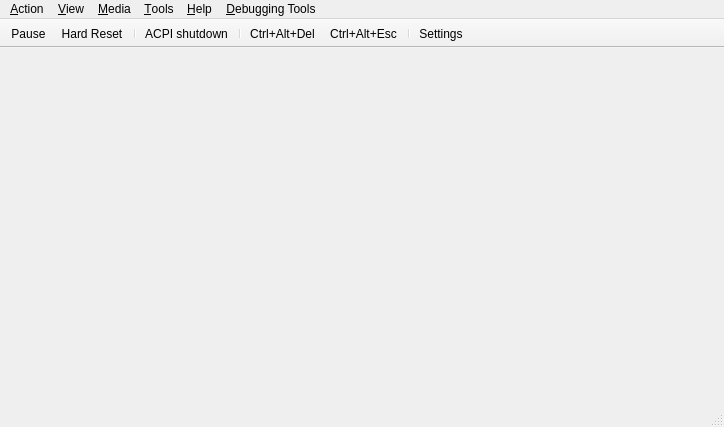
<?xml version="1.0" encoding="UTF-8"?>
<ui version="4.0">
 <class>MainWindow</class>
 <widget class="QMainWindow" name="MainWindow">
  <property name="geometry">
   <rect>
    <x>0</x>
    <y>0</y>
    <width>724</width>
    <height>427</height>
   </rect>
  </property>
  <property name="windowTitle">
   <string>86Box</string>
  </property>
  <widget class="QWidget" name="centralwidget">
   <property name="sizePolicy">
    <sizepolicy hsizetype="Expanding" vsizetype="Expanding">
     <horstretch>0</horstretch>
     <verstretch>0</verstretch>
    </sizepolicy>
   </property>
   <layout class="QVBoxLayout" name="verticalLayout">
    <property name="spacing">
     <number>0</number>
    </property>
    <property name="leftMargin">
     <number>0</number>
    </property>
    <property name="topMargin">
     <number>0</number>
    </property>
    <property name="rightMargin">
     <number>0</number>
    </property>
    <property name="bottomMargin">
     <number>0</number>
    </property>
    <item>
     <widget class="RendererStack" name="stackedWidget">
      <property name="sizePolicy">
       <sizepolicy hsizetype="Expanding" vsizetype="Expanding">
        <horstretch>0</horstretch>
        <verstretch>0</verstretch>
       </sizepolicy>
      </property>
     </widget>
    </item>
   </layout>
  </widget>
  <widget class="QMenuBar" name="menubar">
   <property name="geometry">
    <rect>
     <x>0</x>
     <y>0</y>
     <width>724</width>
     <height>21</height>
    </rect>
   </property>
   <widget class="QMenu" name="menuAction">
    <property name="title">
     <string>&amp;Action</string>
    </property>
    <widget class="QMenu" name="menuTablet_tool">
     <property name="title">
      <string>&amp;Tablet tool</string>
     </property>
     <addaction name="actionPen"/>
     <addaction name="actionCursor_Puck"/>
    </widget>
    <addaction name="menuTablet_tool"/>
    <addaction name="separator"/>
    <addaction name="actionKeyboard_requires_capture"/>
    <addaction name="actionRight_CTRL_is_left_ALT"/>
    <addaction name="separator"/>
    <addaction name="actionUpdate_mouse_every_CPU_frame"/>
    <addaction name="separator"/>
    <addaction name="actionAuto_pause"/>
    <addaction name="actionPause"/>
    <addaction name="separator"/>
    <addaction name="actionHard_Reset"/>
    <addaction name="actionCtrl_Alt_Del"/>
    <addaction name="separator"/>
    <addaction name="actionCtrl_Alt_Esc"/>
    <addaction name="separator"/>
    <addaction name="actionExit"/>
   </widget>
   <widget class="QMenu" name="menuTools">
    <property name="title">
     <string>&amp;Tools</string>
    </property>
    <widget class="QMenu" name="menuSound">
     <property name="title">
      <string>S&amp;ound</string>
     </property>
     <addaction name="actionMute_Unmute"/>
     <addaction name="separator"/>
     <addaction name="actionSound_gain"/>
    </widget>
    <addaction name="actionSettings"/>
    <addaction name="actionUpdate_status_bar_icons"/>
    <addaction name="separator"/>
    <addaction name="actionEnable_Discord_integration"/>
    <addaction name="separator"/>
    <addaction name="actionTake_screenshot"/>
    <addaction name="menuSound"/>
    <addaction name="separator"/>
    <addaction name="actionPreferences"/>
    <addaction name="separator"/>
    <addaction name="actionBegin_trace"/>
    <addaction name="actionEnd_trace"/>
    <addaction name="separator"/>
    <addaction name="actionMCA_devices"/>
    <addaction name="separator"/>
    <addaction name="actionOpen_printer_tray"/>
    <addaction name="actionOpen_screenshots_folder"/>
   </widget>
   <widget class="QMenu" name="menuView">
    <property name="title">
     <string>&amp;View</string>
    </property>
    <widget class="QMenu" name="menuRenderer">
     <property name="title">
      <string>Re&amp;nderer</string>
     </property>
     <addaction name="actionSoftware_Renderer"/>
     <addaction name="actionOpenGL_3_0_Core"/>
     <addaction name="actionVulkan"/>
     <addaction name="actionVNC"/>
    </widget>
    <widget class="QMenu" name="menuWindow_scale_factor">
     <property name="title">
      <string>&amp;Window scale factor</string>
     </property>
     <addaction name="action0_5x"/>
     <addaction name="action1x"/>
     <addaction name="action1_5x"/>
     <addaction name="action2x"/>
     <addaction name="action3x"/>
     <addaction name="action4x"/>
     <addaction name="action5x"/>
     <addaction name="action6x"/>
     <addaction name="action7x"/>
     <addaction name="action8x"/>
    </widget>
    <widget class="QMenu" name="menuFilter_method">
     <property name="title">
      <string>Fi&amp;lter method</string>
     </property>
     <addaction name="actionNearest"/>
     <addaction name="actionLinear"/>
    </widget>
    <widget class="QMenu" name="menuFullscreen_stretch_mode">
     <property name="title">
      <string>Fullscreen &amp;stretch mode</string>
     </property>
     <addaction name="actionFullScreen_stretch"/>
     <addaction name="actionFullScreen_43"/>
     <addaction name="actionFullScreen_keepRatio"/>
     <addaction name="actionFullScreen_int"/>
     <addaction name="actionFullScreen_int43"/>
    </widget>
    <widget class="QMenu" name="menuEGA_S_VGA_settings">
     <property name="title">
      <string>EGA/(S)&amp;VGA settings</string>
     </property>
     <widget class="QMenu" name="menuVGA_screen_type">
      <property name="title">
       <string>VGA screen &amp;type</string>
      </property>
      <addaction name="actionRGB_Color"/>
      <addaction name="actionRGB_Grayscale"/>
      <addaction name="actionAmber_monitor"/>
      <addaction name="actionGreen_monitor"/>
      <addaction name="actionWhite_monitor"/>
     </widget>
     <widget class="QMenu" name="menuGrayscale_conversion_type">
      <property name="title">
       <string>Grayscale &amp;conversion type</string>
      </property>
      <addaction name="actionBT601_NTSC_PAL"/>
      <addaction name="actionBT709_HDTV"/>
      <addaction name="actionAverage"/>
     </widget>
     <addaction name="actionInverted_VGA_monitor"/>
     <addaction name="menuVGA_screen_type"/>
     <addaction name="menuGrayscale_conversion_type"/>
    </widget>
    <widget class="QMenu" name="menuOpenGL_input_stretch_mode">
     <property name="title">
      <string>OpenGL input stretch mode</string>
     </property>
     <addaction name="action_Full_screen_stretch_gl"/>
     <addaction name="action_4_3_gl"/>
     <addaction name="action_Square_pixels_keep_ratio_gl"/>
     <addaction name="action_Integer_scale_gl"/>
     <addaction name="action4_3_Integer_scale_gl"/>
    </widget>
    <widget class="QMenu" name="menuOpenGL_input_scale">
     <property name="title">
      <string>OpenGL input scale</string>
     </property>
     <addaction name="action_0_5x_2"/>
     <addaction name="action_1x_2"/>
     <addaction name="action1_5x_2"/>
     <addaction name="action_2x_2"/>
     <addaction name="action_3x_2"/>
     <addaction name="action_4x_2"/>
     <addaction name="action_5x_2"/>
     <addaction name="action_6x_2"/>
     <addaction name="action_7x_2"/>
     <addaction name="action_8x_2"/>
    </widget>
    <addaction name="actionHide_tool_bar"/>
    <addaction name="actionHide_status_bar"/>
    <addaction name="separator"/>
    <addaction name="actionShow_non_primary_monitors"/>
    <addaction name="actionResizable_window"/>
    <addaction name="actionRemember_size_and_position"/>
    <addaction name="separator"/>
    <addaction name="menuRenderer"/>
    <addaction name="actionRenderer_options"/>
    <addaction name="menuOpenGL_input_stretch_mode"/>
    <addaction name="menuOpenGL_input_scale"/>
    <addaction name="separator"/>
    <addaction name="actionSpecify_dimensions"/>
    <addaction name="actionForce_4_3_display_ratio"/>
    <addaction name="menuWindow_scale_factor"/>
    <addaction name="menuFilter_method"/>
    <addaction name="actionHiDPI_scaling"/>
    <addaction name="separator"/>
    <addaction name="actionFullscreen"/>
    <addaction name="menuFullscreen_stretch_mode"/>
    <addaction name="actionApply_fullscreen_stretch_mode_when_maximized"/>
    <addaction name="actionCGA_composite_settings"/>
    <addaction name="menuEGA_S_VGA_settings"/>
    <addaction name="separator"/>
    <addaction name="actionCGA_PCjr_Tandy_EGA_S_VGA_overscan"/>
    <addaction name="actionChange_contrast_for_monochrome_display"/>
   </widget>
   <widget class="QMenu" name="menuMedia">
    <property name="title">
     <string>&amp;Media</string>
    </property>
   </widget>
   <widget class="QMenu" name="menuAbout">
    <property name="title">
     <string>&amp;Help</string>
    </property>
    <addaction name="actionDocumentation"/>
    <addaction name="actionAbout_86Box"/>
    <addaction name="actionAbout_Qt"/>
   </widget>
   <widget class="QMenu" name="menuDebug">
    <property name="title">
      <string>&amp;Debugging Tools</string>
    </property>
    <addaction name="actionDebug_GPUDebug_VRAM"/>
    <addaction name="actionDebug_GPUDebug_VisualNv"/>
   </widget>
   <addaction name="menuAction"/>
   <addaction name="menuView"/>
   <addaction name="menuMedia"/>
   <addaction name="menuTools"/>
   <addaction name="menuAbout"/>
   <addaction name="menuDebug"/>
  </widget>
  <widget class="QStatusBar" name="statusbar"/>
  <widget class="QToolBar" name="toolBar">
   <property name="contextMenuPolicy">
    <enum>Qt::ContextMenuPolicy::PreventContextMenu</enum>
   </property>
   <property name="windowTitle">
    <string notr="true">toolBar</string>
   </property>
   <property name="autoFillBackground">
    <bool>true</bool>
   </property>
   <property name="movable">
    <bool>false</bool>
   </property>
   <property name="allowedAreas">
    <set>Qt::ToolBarArea::TopToolBarArea</set>
   </property>
   <property name="iconSize">
    <size>
     <width>16</width>
     <height>16</height>
    </size>
   </property>
   <property name="toolButtonStyle">
    <enum>Qt::ToolButtonStyle::ToolButtonIconOnly</enum>
   </property>
   <property name="floatable">
    <bool>false</bool>
   </property>
   <attribute name="toolBarArea">
    <enum>TopToolBarArea</enum>
   </attribute>
   <attribute name="toolBarBreak">
    <bool>false</bool>
   </attribute>
   <addaction name="actionPause"/>
   <addaction name="actionHard_Reset"/>
   <addaction name="separator"/>
   <addaction name="actionACPI_Shutdown"/>
   <addaction name="separator"/>
   <addaction name="actionCtrl_Alt_Del"/>
   <addaction name="actionCtrl_Alt_Esc"/>
   <addaction name="separator"/>
   <addaction name="actionSettings"/>
  </widget>
  <action name="actionUpdate_mouse_every_CPU_frame">
   <property name="checkable">
    <bool>true</bool>
   </property>
   <property name="text">
    <string>&amp;Update mouse every CPU frame</string>
   </property>
  </action>
  <action name="actionAuto_pause">
   <property name="checkable">
    <bool>true</bool>
   </property>
   <property name="text">
    <string>&amp;Auto-pause on focus loss</string>
   </property>
  </action>
  <action name="actionKeyboard_requires_capture">
   <property name="checkable">
    <bool>true</bool>
   </property>
   <property name="text">
    <string>&amp;Keyboard requires capture</string>
   </property>
  </action>
  <action name="actionRight_CTRL_is_left_ALT">
   <property name="checkable">
    <bool>true</bool>
   </property>
   <property name="text">
    <string>&amp;Right CTRL is left ALT</string>
   </property>
  </action>
  <action name="actionHard_Reset">
   <property name="icon">
    <iconset resource="../qt_resources.qrc">
     <normaloff>:/menuicons/qt/icons/hard_reset.ico</normaloff>:/menuicons/qt/icons/hard_reset.ico</iconset>
   </property>
   <property name="text">
    <string>&amp;Hard Reset...</string>
   </property>
   <property name="iconVisibleInMenu">
    <bool>false</bool>
   </property>
  </action>
  <action name="actionCtrl_Alt_Del">
   <property name="icon">
    <iconset resource="../qt_resources.qrc">
     <normaloff>:/menuicons/qt/icons/send_cad.ico</normaloff>:/menuicons/qt/icons/send_cad.ico</iconset>
   </property>
   <property name="text">
    <string>&amp;Ctrl+Alt+Del</string>
   </property>
   <property name="toolTip">
    <string>Ctrl+Alt+Del</string>
   </property>
   <property name="shortcut">
    <string>Ctrl+F12</string>
   </property>
   <property name="iconVisibleInMenu">
    <bool>false</bool>
   </property>
   <property name="shortcutVisibleInContextMenu">
    <bool>false</bool>
   </property>
  </action>
  <action name="actionCtrl_Alt_Esc">
   <property name="icon">
    <iconset resource="../qt_resources.qrc">
     <normaloff>:/menuicons/qt/icons/send_cae.ico</normaloff>:/menuicons/qt/icons/send_cae.ico</iconset>
   </property>
   <property name="text">
    <string>Ctrl+Alt+&amp;Esc</string>
   </property>
   <property name="iconVisibleInMenu">
    <bool>false</bool>
   </property>
  </action>
  <action name="actionPause">
   <property name="icon">
    <iconset resource="../qt_resources.qrc">
     <normaloff>:/menuicons/qt/icons/pause.ico</normaloff>:/menuicons/qt/icons/pause.ico</iconset>
   </property>
   <property name="text">
    <string>&amp;Pause</string>
   </property>
   <property name="iconVisibleInMenu">
    <bool>false</bool>
   </property>
  </action>
  <action name="actionExit">
   <property name="text">
    <string>E&amp;xit</string>
   </property>
   <property name="menuRole">
    <enum>QAction::MenuRole::QuitRole</enum>
   </property>
  </action>
  <action name="actionSettings">
   <property name="icon">
    <iconset resource="../qt_resources.qrc">
     <normaloff>:/menuicons/qt/icons/settings.ico</normaloff>:/menuicons/qt/icons/settings.ico</iconset>
   </property>
   <property name="text">
    <string>&amp;Settings...</string>
   </property>
   <property name="menuRole">
    <enum>QAction::MenuRole::NoRole</enum>
   </property>
   <property name="iconVisibleInMenu">
    <bool>false</bool>
   </property>
  </action>
  <action name="actionFullscreen">
   <property name="text">
    <string>&amp;Fullscreen</string>
   </property>
   <property name="shortcut">
    <string>Ctrl+Alt+PgUp</string>
   </property>
  </action>
  <action name="actionSoftware_Renderer">
   <property name="checkable">
    <bool>true</bool>
   </property>
   <property name="text">
    <string>&amp;Qt (Software)</string>
   </property>
   <property name="vid_api" stdset="0">
    <number>0</number>
   </property>
  </action>
  <action name="actionHide_status_bar">
   <property name="checkable">
    <bool>true</bool>
   </property>
   <property name="text">
    <string>&amp;Hide status bar</string>
   </property>
  </action>
  <action name="actionResizable_window">
   <property name="checkable">
    <bool>true</bool>
   </property>
   <property name="text">
    <string>&amp;Resizeable window</string>
   </property>
  </action>
  <action name="actionRemember_size_and_position">
   <property name="checkable">
    <bool>true</bool>
   </property>
   <property name="text">
    <string>R&amp;emember size &amp;&amp; position</string>
   </property>
  </action>
  <action name="actionSpecify_dimensions">
   <property name="text">
    <string>Specify &amp;dimensions...</string>
   </property>
  </action>
  <action name="actionForce_4_3_display_ratio">
   <property name="checkable">
    <bool>true</bool>
   </property>
   <property name="text">
    <string>Force &amp;4:3 display ratio</string>
   </property>
  </action>
  <action name="actionHiDPI_scaling">
   <property name="checkable">
    <bool>true</bool>
   </property>
   <property name="text">
    <string>Hi&amp;DPI scaling</string>
   </property>
  </action>
  <action name="actionCGA_PCjr_Tandy_EGA_S_VGA_overscan">
   <property name="checkable">
    <bool>true</bool>
   </property>
   <property name="text">
    <string>CGA/PCjr/Tandy/E&amp;GA/(S)VGA overscan</string>
   </property>
  </action>
  <action name="actionChange_contrast_for_monochrome_display">
   <property name="checkable">
    <bool>true</bool>
   </property>
   <property name="text">
    <string>Change contrast for &amp;monochrome display</string>
   </property>
  </action>
  <action name="action0_5x">
   <property name="checkable">
    <bool>true</bool>
   </property>
   <property name="text">
    <string>&amp;0.5x</string>
   </property>
  </action>
  <action name="action1x">
   <property name="checkable">
    <bool>true</bool>
   </property>
   <property name="text">
    <string>&amp;1x</string>
   </property>
  </action>
  <action name="action1_5x">
   <property name="checkable">
    <bool>true</bool>
   </property>
   <property name="text">
    <string>1.&amp;5x</string>
   </property>
  </action>
  <action name="action2x">
   <property name="checkable">
    <bool>true</bool>
   </property>
   <property name="text">
    <string>&amp;2x</string>
   </property>
  </action>
  <action name="action3x">
   <property name="checkable">
    <bool>true</bool>
   </property>
   <property name="text">
    <string>&amp;3x</string>
   </property>
  </action>
  <action name="action4x">
   <property name="checkable">
    <bool>true</bool>
   </property>
   <property name="text">
    <string>&amp;4x</string>
   </property>
  </action>
  <action name="action5x">
   <property name="checkable">
    <bool>true</bool>
   </property>
   <property name="text">
    <string>&amp;5x</string>
   </property>
  </action>
  <action name="action6x">
   <property name="checkable">
    <bool>true</bool>
   </property>
   <property name="text">
    <string>&amp;6x</string>
   </property>
  </action>
  <action name="action7x">
   <property name="checkable">
    <bool>true</bool>
   </property>
   <property name="text">
    <string>&amp;7x</string>
   </property>
  </action>
  <action name="action8x">
   <property name="checkable">
    <bool>true</bool>
   </property>
   <property name="text">
    <string>&amp;8x</string>
   </property>
  </action>
  <action name="actionNearest">
   <property name="checkable">
    <bool>true</bool>
   </property>
   <property name="text">
    <string>&amp;Nearest</string>
   </property>
  </action>
  <action name="actionLinear">
   <property name="checkable">
    <bool>true</bool>
   </property>
   <property name="text">
    <string>&amp;Linear</string>
   </property>
  </action>
  <action name="actionFullScreen_stretch">
   <property name="checkable">
    <bool>true</bool>
   </property>
   <property name="text">
    <string>&amp;Full screen stretch</string>
   </property>
  </action>
  <action name="actionFullScreen_43">
   <property name="checkable">
    <bool>true</bool>
   </property>
   <property name="text">
    <string>&amp;4:3</string>
   </property>
  </action>
  <action name="actionFullScreen_keepRatio">
   <property name="checkable">
    <bool>true</bool>
   </property>
   <property name="text">
    <string>&amp;Square pixels (Keep ratio)</string>
   </property>
  </action>
  <action name="actionFullScreen_int">
   <property name="checkable">
    <bool>true</bool>
   </property>
   <property name="text">
    <string>&amp;Integer scale</string>
   </property>
  </action>
  <action name="actionFullScreen_int43">
   <property name="checkable">
    <bool>true</bool>
   </property>
   <property name="text">
    <string>4:&amp;3 Integer scale</string>
   </property>
  </action>
  <action name="actionInverted_VGA_monitor">
   <property name="checkable">
    <bool>true</bool>
   </property>
   <property name="text">
    <string>&amp;Inverted VGA monitor</string>
   </property>
  </action>
  <action name="actionRGB_Color">
   <property name="checkable">
    <bool>true</bool>
   </property>
   <property name="text">
    <string>RGB &amp;Color</string>
   </property>
  </action>
  <action name="actionRGB_Grayscale">
   <property name="checkable">
    <bool>true</bool>
   </property>
   <property name="text">
    <string>&amp;RGB Grayscale</string>
   </property>
  </action>
  <action name="actionAmber_monitor">
   <property name="checkable">
    <bool>true</bool>
   </property>
   <property name="text">
    <string>&amp;Amber monitor</string>
   </property>
  </action>
  <action name="actionGreen_monitor">
   <property name="checkable">
    <bool>true</bool>
   </property>
   <property name="text">
    <string>&amp;Green monitor</string>
   </property>
  </action>
  <action name="actionWhite_monitor">
   <property name="checkable">
    <bool>true</bool>
   </property>
   <property name="text">
    <string>&amp;White monitor</string>
   </property>
  </action>
  <action name="actionBT601_NTSC_PAL">
   <property name="checkable">
    <bool>true</bool>
   </property>
   <property name="text">
    <string>BT&amp;601 (NTSC/PAL)</string>
   </property>
  </action>
  <action name="actionBT709_HDTV">
   <property name="checkable">
    <bool>true</bool>
   </property>
   <property name="text">
    <string>BT&amp;709 (HDTV)</string>
   </property>
  </action>
  <action name="actionAverage">
   <property name="checkable">
    <bool>true</bool>
   </property>
   <property name="text">
    <string>&amp;Average</string>
   </property>
  </action>
  <action name="actionAbout_Qt">
   <property name="text">
    <string>About &amp;Qt</string>
   </property>
   <property name="visible">
    <bool>false</bool>
   </property>
   <property name="menuRole">
    <enum>QAction::MenuRole::AboutQtRole</enum>
   </property>
  </action>
  <action name="actionAbout_86Box">
   <property name="text">
    <string>&amp;About 86Box...</string>
   </property>
   <property name="menuRole">
    <enum>QAction::MenuRole::AboutRole</enum>
   </property>
  </action>
  <action name="actionDocumentation">
   <property name="text">
    <string>&amp;Documentation...</string>
   </property>
  </action>
  <action name="actionUpdate_status_bar_icons">
   <property name="checkable">
    <bool>true</bool>
   </property>
   <property name="text">
    <string>&amp;Update status bar icons</string>
   </property>
  </action>
  <action name="actionTake_screenshot">
   <property name="text">
    <string>Take s&amp;creenshot</string>
   </property>
   <property name="shortcut">
    <string>Ctrl+F11</string>
   </property>
   <property name="shortcutVisibleInContextMenu">
    <bool>false</bool>
   </property>
  </action>
  <action name="actionMute_Unmute">
   <property name="text">
    <string>&amp;Mute</string>
   </property>
  </action>
  <action name="actionSound_gain">
   <property name="text">
    <string>Sound &amp;gain...</string>
   </property>
  </action>
  <action name="actionOpenGL_3_0_Core">
   <property name="checkable">
    <bool>true</bool>
   </property>
   <property name="text">
    <string>Open&amp;GL (3.0 Core)</string>
   </property>
   <property name="vid_api" stdset="0">
    <number>1</number>
   </property>
  </action>
  <action name="actionPreferences">
   <property name="text">
    <string>&amp;Preferences...</string>
   </property>
   <property name="menuRole">
    <enum>QAction::MenuRole::PreferencesRole</enum>
   </property>
  </action>
  <action name="actionEnable_Discord_integration">
   <property name="checkable">
    <bool>true</bool>
   </property>
   <property name="text">
    <string>Enable &amp;Discord integration</string>
   </property>
  </action>
  <action name="actionHide_tool_bar">
   <property name="checkable">
    <bool>true</bool>
   </property>
   <property name="text">
    <string>Hide &amp;toolbar</string>
   </property>
   <property name="toolTip">
    <string>Hide tool bar</string>
   </property>
  </action>
  <action name="actionACPI_Shutdown">
   <property name="enabled">
    <bool>true</bool>
   </property>
   <property name="icon">
    <iconset resource="../qt_resources.qrc">
     <normaloff>:/menuicons/qt/icons/acpi_shutdown.ico</normaloff>:/menuicons/qt/icons/acpi_shutdown.ico</iconset>
   </property>
   <property name="text">
    <string>ACP&amp;I shutdown</string>
   </property>
   <property name="toolTip">
    <string>ACPI shutdown</string>
   </property>
   <property name="visible">
    <bool>true</bool>
   </property>
  </action>
  <action name="actionBegin_trace">
   <property name="text">
    <string>Begin trace</string>
   </property>
   <property name="shortcut">
    <string>Ctrl+T</string>
   </property>
   <property name="visible">
    <bool>false</bool>
   </property>
   <property name="shortcutVisibleInContextMenu">
    <bool>false</bool>
   </property>
  </action>
  <action name="actionEnd_trace">
   <property name="text">
    <string>End trace</string>
   </property>
   <property name="shortcut">
    <string>Ctrl+T</string>
   </property>
   <property name="visible">
    <bool>false</bool>
   </property>
   <property name="shortcutVisibleInContextMenu">
    <bool>false</bool>
   </property>
  </action>
  <action name="actionRenderer_options">
   <property name="text">
    <string>Renderer &amp;options...</string>
   </property>
   <property name="menuRole">
    <enum>QAction::MenuRole::NoRole</enum>
   </property>
  </action>
  <action name="actionVulkan">
   <property name="checkable">
    <bool>true</bool>
   </property>
   <property name="text">
    <string>&amp;Vulkan</string>
   </property>
   <property name="vid_api" stdset="0">
    <number>2</number>
   </property>
  </action>
  <action name="actionMCA_devices">
   <property name="text">
    <string>&amp;MCA devices...</string>
   </property>
  </action>
  <action name="actionShow_non_primary_monitors">
   <property name="checkable">
    <bool>true</bool>
   </property>
   <property name="text">
    <string>Show non-&amp;primary monitors</string>
   </property>
  </action>
  <action name="actionVNC">
   <property name="checkable">
    <bool>true</bool>
   </property>
   <property name="text">
    <string>&amp;VNC</string>
   </property>
   <property name="vid_api" stdset="0">
    <number>3</number>
   </property>
  </action>
  <action name="actionOpen_printer_tray">
   <property name="text">
    <string>Open p&amp;rinter tray...</string>
   </property>
  </action>
  <action name="actionOpen_screenshots_folder">
   <property name="text">
    <string>Open screenshots &amp;folder...</string>
   </property>
  </action>
  <action name="actionApply_fullscreen_stretch_mode_when_maximized">
   <property name="checkable">
    <bool>true</bool>
   </property>
   <property name="text">
    <string>Appl&amp;y fullscreen stretch mode when maximized</string>
   </property>
  </action>
  <action name="actionCursor_Puck">
   <property name="checkable">
    <bool>true</bool>
   </property>
   <property name="text">
    <string>&amp;Cursor/Puck</string>
   </property>
  </action>
  <action name="actionPen">
   <property name="checkable">
    <bool>true</bool>
   </property>
   <property name="text">
    <string>&amp;Pen</string>
   </property>
  </action>
  <action name="actionDebug_GPUDebug_VRAM">
    <property name="text">
      <string>GPU Debug - VRAM Viewer</string>
    </property>
  </action>
  <action name="actionDebug_GPUDebug_VisualNv">
    <property name="text">
      <string>RIVA 128 Realtime Debugger</string>
    </property>
   </action>
  <action name="actionCGA_composite_settings">
   <property name="text">
    <string>&amp;CGA composite settings...</string>
   </property>
  </action>
  <action name="action_Full_screen_stretch_gl">
   <property name="checkable">
    <bool>true</bool>
   </property>
   <property name="text">
    <string>&amp;Full screen stretch</string>
   </property>
  </action>
  <action name="action_4_3_gl">
   <property name="checkable">
    <bool>true</bool>
   </property>
   <property name="text">
    <string>&amp;4:3</string>
   </property>
  </action>
  <action name="action_Square_pixels_keep_ratio_gl">
   <property name="checkable">
    <bool>true</bool>
   </property>
   <property name="text">
    <string>&amp;Square pixels (Keep ratio)</string>
   </property>
  </action>
  <action name="action_Integer_scale_gl">
   <property name="checkable">
    <bool>true</bool>
   </property>
   <property name="text">
    <string>&amp;Integer scale</string>
   </property>
  </action>
  <action name="action4_3_Integer_scale_gl">
   <property name="checkable">
    <bool>true</bool>
   </property>
   <property name="text">
    <string>4:&amp;3 Integer scale</string>
   </property>
  </action>
  <action name="action_1x">
   <property name="checkable">
    <bool>true</bool>
   </property>
   <property name="text">
    <string>&amp;1x</string>
   </property>
  </action>
  <action name="action_0_5x_2">
   <property name="checkable">
    <bool>true</bool>
   </property>
   <property name="text">
    <string>&amp;0.5x</string>
   </property>
  </action>
  <action name="action_1x_2">
   <property name="checkable">
    <bool>true</bool>
   </property>
   <property name="text">
    <string>&amp;1x</string>
   </property>
  </action>
  <action name="action1_5x_2">
   <property name="checkable">
    <bool>true</bool>
   </property>
   <property name="text">
    <string>1.&amp;5x</string>
   </property>
  </action>
  <action name="action_2x_2">
   <property name="checkable">
    <bool>true</bool>
   </property>
   <property name="text">
    <string>&amp;2x</string>
   </property>
  </action>
  <action name="action_3x_2">
   <property name="checkable">
    <bool>true</bool>
   </property>
   <property name="text">
    <string>&amp;3x</string>
   </property>
  </action>
  <action name="action_4x_2">
   <property name="checkable">
    <bool>true</bool>
   </property>
   <property name="text">
    <string>&amp;4x</string>
   </property>
  </action>
  <action name="action_5x_2">
   <property name="checkable">
    <bool>true</bool>
   </property>
   <property name="text">
    <string>&amp;5x</string>
   </property>
  </action>
  <action name="action_6x_2">
   <property name="checkable">
    <bool>true</bool>
   </property>
   <property name="text">
    <string>&amp;6x</string>
   </property>
  </action>
  <action name="action_7x_2">
   <property name="checkable">
    <bool>true</bool>
   </property>
   <property name="text">
    <string>&amp;7x</string>
   </property>
  </action>
  <action name="action_8x_2">
   <property name="checkable">
    <bool>true</bool>
   </property>
   <property name="text">
    <string>&amp;8x</string>
   </property>
  </action>
 </widget>
 <customwidgets>
  <customwidget>
   <class>RendererStack</class>
   <extends>QStackedWidget</extends>
   <header>qt_rendererstack.hpp</header>
   <container>1</container>
  </customwidget>
 </customwidgets>
 <resources>
  <include location="../qt_resources.qrc"/>
 </resources>
 <connections/>
</ui>
